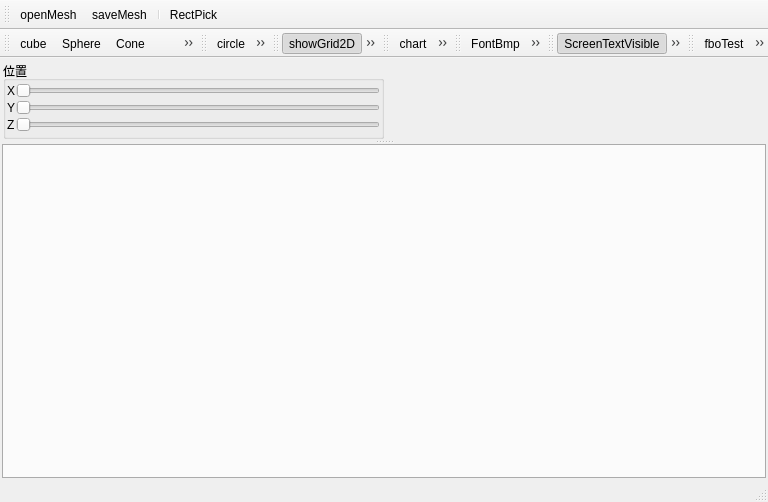
<?xml version="1.0" encoding="UTF-8"?>
<ui version="4.0">
 <class>MainWindow</class>
 <widget class="QMainWindow" name="MainWindow">
  <property name="geometry">
   <rect>
    <x>0</x>
    <y>0</y>
    <width>768</width>
    <height>502</height>
   </rect>
  </property>
  <property name="windowTitle">
   <string>EasyPlot</string>
  </property>
  <property name="windowIcon">
   <iconset resource="../qrc/easyPlotqrc.qrc">
    <normaloff>:/icon/opengl.svg</normaloff>:/icon/opengl.svg</iconset>
  </property>
  <widget class="QWidget" name="centralwidget">
   <layout class="QVBoxLayout" name="verticalLayout_3">
    <property name="spacing">
     <number>2</number>
    </property>
    <property name="leftMargin">
     <number>2</number>
    </property>
    <property name="topMargin">
     <number>2</number>
    </property>
    <property name="rightMargin">
     <number>2</number>
    </property>
    <property name="bottomMargin">
     <number>2</number>
    </property>
    <item>
     <widget class="QSplitter" name="splitter">
      <property name="orientation">
       <enum>Qt::Vertical</enum>
      </property>
      <widget class="QStackedWidget" name="stackedWidget">
       <property name="sizePolicy">
        <sizepolicy hsizetype="Preferred" vsizetype="Preferred">
         <horstretch>0</horstretch>
         <verstretch>0</verstretch>
        </sizepolicy>
       </property>
       <property name="minimumSize">
        <size>
         <width>0</width>
         <height>80</height>
        </size>
       </property>
       <property name="maximumSize">
        <size>
         <width>16777215</width>
         <height>60</height>
        </size>
       </property>
       <property name="currentIndex">
        <number>0</number>
       </property>
       <widget class="QWidget" name="page_3">
        <layout class="QHBoxLayout" name="horizontalLayout">
         <property name="spacing">
          <number>1</number>
         </property>
         <property name="leftMargin">
          <number>1</number>
         </property>
         <property name="topMargin">
          <number>1</number>
         </property>
         <property name="rightMargin">
          <number>1</number>
         </property>
         <property name="bottomMargin">
          <number>1</number>
         </property>
         <item>
          <widget class="QGroupBox" name="groupBox">
           <property name="title">
            <string>位置</string>
           </property>
           <layout class="QVBoxLayout" name="verticalLayout_4">
            <property name="spacing">
             <number>1</number>
            </property>
            <property name="leftMargin">
             <number>1</number>
            </property>
            <property name="topMargin">
             <number>1</number>
            </property>
            <property name="rightMargin">
             <number>1</number>
            </property>
            <property name="bottomMargin">
             <number>1</number>
            </property>
            <item>
             <layout class="QHBoxLayout" name="horizontalLayout_8">
              <item>
               <widget class="QLabel" name="label_3">
                <property name="text">
                 <string>X</string>
                </property>
               </widget>
              </item>
              <item>
               <widget class="QSlider" name="SliderX">
                <property name="orientation">
                 <enum>Qt::Horizontal</enum>
                </property>
               </widget>
              </item>
             </layout>
            </item>
            <item>
             <layout class="QHBoxLayout" name="horizontalLayout_7">
              <item>
               <widget class="QLabel" name="label_2">
                <property name="text">
                 <string>Y</string>
                </property>
               </widget>
              </item>
              <item>
               <widget class="QSlider" name="SliderY">
                <property name="orientation">
                 <enum>Qt::Horizontal</enum>
                </property>
               </widget>
              </item>
             </layout>
            </item>
            <item>
             <layout class="QHBoxLayout" name="horizontalLayout_6">
              <item>
               <widget class="QLabel" name="label">
                <property name="text">
                 <string>Z</string>
                </property>
               </widget>
              </item>
              <item>
               <widget class="QSlider" name="SliderZ">
                <property name="orientation">
                 <enum>Qt::Horizontal</enum>
                </property>
               </widget>
              </item>
             </layout>
            </item>
           </layout>
          </widget>
         </item>
         <item>
          <spacer name="horizontalSpacer">
           <property name="orientation">
            <enum>Qt::Horizontal</enum>
           </property>
           <property name="sizeHint" stdset="0">
            <size>
             <width>40</width>
             <height>20</height>
            </size>
           </property>
          </spacer>
         </item>
        </layout>
       </widget>
       <widget class="QWidget" name="page_4"/>
      </widget>
      <widget class="QTabWidget" name="tabWidget">
       <property name="layoutDirection">
        <enum>Qt::LeftToRight</enum>
       </property>
       <property name="tabPosition">
        <enum>QTabWidget::South</enum>
       </property>
       <property name="tabShape">
        <enum>QTabWidget::Rounded</enum>
       </property>
       <property name="currentIndex">
        <number>0</number>
       </property>
       <property name="elideMode">
        <enum>Qt::ElideLeft</enum>
       </property>
       <property name="tabBarAutoHide">
        <bool>true</bool>
       </property>
       <widget class="QWidget" name="tab_easyPlot">
        <attribute name="title">
         <string>easyPlot</string>
        </attribute>
        <layout class="QHBoxLayout" name="horizontalLayout_5">
         <property name="spacing">
          <number>1</number>
         </property>
         <property name="leftMargin">
          <number>1</number>
         </property>
         <property name="topMargin">
          <number>1</number>
         </property>
         <property name="rightMargin">
          <number>1</number>
         </property>
         <property name="bottomMargin">
          <number>1</number>
         </property>
        </layout>
       </widget>
      </widget>
     </widget>
    </item>
   </layout>
  </widget>
  <widget class="QMenuBar" name="menubar">
   <property name="geometry">
    <rect>
     <x>0</x>
     <y>0</y>
     <width>768</width>
     <height>23</height>
    </rect>
   </property>
  </widget>
  <widget class="QStatusBar" name="statusbar"/>
  <widget class="QToolBar" name="toolBar">
   <property name="windowTitle">
    <string>toolBar</string>
   </property>
   <attribute name="toolBarArea">
    <enum>TopToolBarArea</enum>
   </attribute>
   <attribute name="toolBarBreak">
    <bool>false</bool>
   </attribute>
   <addaction name="ActOpenMesh"/>
   <addaction name="ActsaveMesh"/>
   <addaction name="separator"/>
   <addaction name="ActRectPick"/>
  </widget>
  <widget class="QToolBar" name="toolBar_2">
   <property name="windowTitle">
    <string>toolBar_2</string>
   </property>
   <attribute name="toolBarArea">
    <enum>TopToolBarArea</enum>
   </attribute>
   <attribute name="toolBarBreak">
    <bool>true</bool>
   </attribute>
   <addaction name="ActCube"/>
   <addaction name="ActSphere"/>
   <addaction name="ActCone"/>
   <addaction name="Actcylinder"/>
  </widget>
  <widget class="QToolBar" name="toolBar_3">
   <property name="windowTitle">
    <string>toolBar_3</string>
   </property>
   <attribute name="toolBarArea">
    <enum>TopToolBarArea</enum>
   </attribute>
   <attribute name="toolBarBreak">
    <bool>false</bool>
   </attribute>
   <addaction name="ActCircle"/>
   <addaction name="ActLine"/>
   <addaction name="Acttraiangle"/>
   <addaction name="ActText"/>
  </widget>
  <widget class="QToolBar" name="toolBar_4">
   <property name="windowTitle">
    <string>toolBar_4</string>
   </property>
   <attribute name="toolBarArea">
    <enum>TopToolBarArea</enum>
   </attribute>
   <attribute name="toolBarBreak">
    <bool>false</bool>
   </attribute>
   <addaction name="ActshowGrid"/>
   <addaction name="ActshowGrid3d"/>
   <addaction name="ActShowAxis"/>
   <addaction name="Actaxis2d"/>
  </widget>
  <widget class="QToolBar" name="toolBar_5">
   <property name="windowTitle">
    <string>toolBar_5</string>
   </property>
   <attribute name="toolBarArea">
    <enum>TopToolBarArea</enum>
   </attribute>
   <attribute name="toolBarBreak">
    <bool>false</bool>
   </attribute>
   <addaction name="Actchart"/>
   <addaction name="ActBar"/>
  </widget>
  <widget class="QToolBar" name="toolBar_6">
   <property name="windowTitle">
    <string>toolBar_6</string>
   </property>
   <attribute name="toolBarArea">
    <enum>TopToolBarArea</enum>
   </attribute>
   <attribute name="toolBarBreak">
    <bool>false</bool>
   </attribute>
   <addaction name="ActFontBmp"/>
   <addaction name="ActFontSdf"/>
  </widget>
  <widget class="QToolBar" name="toolBar_7">
   <property name="windowTitle">
    <string>toolBar_7</string>
   </property>
   <attribute name="toolBarArea">
    <enum>TopToolBarArea</enum>
   </attribute>
   <attribute name="toolBarBreak">
    <bool>false</bool>
   </attribute>
   <addaction name="ActScreenTipVisible"/>
   <addaction name="ActScreenShot"/>
  </widget>
  <widget class="QToolBar" name="toolBar_8">
   <property name="windowTitle">
    <string>toolBar_8</string>
   </property>
   <attribute name="toolBarArea">
    <enum>TopToolBarArea</enum>
   </attribute>
   <attribute name="toolBarBreak">
    <bool>false</bool>
   </attribute>
   <addaction name="ActfboTest"/>
   <addaction name="ActComputeTest"/>
  </widget>
  <action name="ActCube">
   <property name="icon">
    <iconset resource="../qrc/easyPlotqrc.qrc">
     <normaloff>:/icon/cube.svg</normaloff>:/icon/cube.svg</iconset>
   </property>
   <property name="text">
    <string>cube</string>
   </property>
  </action>
  <action name="ActSphere">
   <property name="icon">
    <iconset resource="../qrc/easyPlotqrc.qrc">
     <normaloff>:/icon/sphere.svg</normaloff>:/icon/sphere.svg</iconset>
   </property>
   <property name="text">
    <string>Sphere</string>
   </property>
  </action>
  <action name="ActCone">
   <property name="icon">
    <iconset resource="../qrc/easyPlotqrc.qrc">
     <normaloff>:/icon/cone.svg</normaloff>:/icon/cone.svg</iconset>
   </property>
   <property name="text">
    <string>Cone</string>
   </property>
  </action>
  <action name="ActsaveMesh">
   <property name="icon">
    <iconset resource="../qrc/easyPlotqrc.qrc">
     <normaloff>:/icon/saveModel.svg</normaloff>:/icon/saveModel.svg</iconset>
   </property>
   <property name="text">
    <string>saveMesh</string>
   </property>
  </action>
  <action name="ActOpenMesh">
   <property name="icon">
    <iconset resource="../qrc/easyPlotqrc.qrc">
     <normaloff>:/icon/model.svg</normaloff>:/icon/model.svg</iconset>
   </property>
   <property name="text">
    <string>openMesh</string>
   </property>
  </action>
  <action name="ActCornerRect">
   <property name="checkable">
    <bool>true</bool>
   </property>
   <property name="checked">
    <bool>false</bool>
   </property>
   <property name="icon">
    <iconset resource="../qrc/easyPlotqrc.qrc">
     <normaloff>:/icon/cornerRect.svg</normaloff>:/icon/cornerRect.svg</iconset>
   </property>
   <property name="text">
    <string>rect</string>
   </property>
   <property name="toolTip">
    <string>diagonalRect</string>
   </property>
  </action>
  <action name="ActRectPick">
   <property name="checkable">
    <bool>true</bool>
   </property>
   <property name="icon">
    <iconset resource="../qrc/easyPlotqrc.qrc">
     <normaloff>:/icon/rectSelect.svg</normaloff>:/icon/rectSelect.svg</iconset>
   </property>
   <property name="text">
    <string>RectPick</string>
   </property>
  </action>
  <action name="ActCircle">
   <property name="checkable">
    <bool>true</bool>
   </property>
   <property name="icon">
    <iconset resource="../qrc/easyPlotqrc.qrc">
     <normaloff>:/icon/circle.svg</normaloff>:/icon/circle.svg</iconset>
   </property>
   <property name="text">
    <string>circle</string>
   </property>
  </action>
  <action name="ActLine">
   <property name="checkable">
    <bool>true</bool>
   </property>
   <property name="icon">
    <iconset resource="../qrc/easyPlotqrc.qrc">
     <normaloff>:/icon/line.svg</normaloff>:/icon/line.svg</iconset>
   </property>
   <property name="text">
    <string>line</string>
   </property>
  </action>
  <action name="Acttraiangle">
   <property name="checkable">
    <bool>true</bool>
   </property>
   <property name="icon">
    <iconset resource="../qrc/easyPlotqrc.qrc">
     <normaloff>:/icon/triangle.svg</normaloff>:/icon/triangle.svg</iconset>
   </property>
   <property name="text">
    <string>traiangle</string>
   </property>
  </action>
  <action name="Actcylinder">
   <property name="icon">
    <iconset resource="../qrc/easyPlotqrc.qrc">
     <normaloff>:/icon/cylinder2.svg</normaloff>:/icon/cylinder2.svg</iconset>
   </property>
   <property name="text">
    <string>cylinder</string>
   </property>
  </action>
  <action name="ActCenterRect">
   <property name="checkable">
    <bool>true</bool>
   </property>
   <property name="icon">
    <iconset resource="../qrc/easyPlotqrc.qrc">
     <normaloff>:/icon/rect.svg</normaloff>:/icon/rect.svg</iconset>
   </property>
   <property name="text">
    <string>CenterRect</string>
   </property>
  </action>
  <action name="Act2DFit">
   <property name="icon">
    <iconset resource="../qrc/easyPlotqrc.qrc">
     <normaloff>:/icon/fitView.svg</normaloff>:/icon/fitView.svg</iconset>
   </property>
   <property name="text">
    <string>2DFit</string>
   </property>
  </action>
  <action name="Act3DFit">
   <property name="icon">
    <iconset resource="../qrc/easyPlotqrc.qrc">
     <normaloff>:/icon/fit_view.svg</normaloff>:/icon/fit_view.svg</iconset>
   </property>
   <property name="text">
    <string>3DFit</string>
   </property>
  </action>
  <action name="ActshowGrid">
   <property name="checkable">
    <bool>true</bool>
   </property>
   <property name="checked">
    <bool>true</bool>
   </property>
   <property name="icon">
    <iconset resource="../qrc/easyPlotqrc.qrc">
     <normaloff>:/icon/showGrid.svg</normaloff>
     <normalon>:/icon/hideGrid.svg</normalon>:/icon/showGrid.svg</iconset>
   </property>
   <property name="text">
    <string>showGrid2D</string>
   </property>
  </action>
  <action name="ActshowGrid3d">
   <property name="checkable">
    <bool>true</bool>
   </property>
   <property name="checked">
    <bool>false</bool>
   </property>
   <property name="icon">
    <iconset resource="../qrc/easyPlotqrc.qrc">
     <normaloff>:/icon/showGrid.svg</normaloff>
     <normalon>:/icon/hideGrid.svg</normalon>:/icon/showGrid.svg</iconset>
   </property>
   <property name="text">
    <string>showGrid3D</string>
   </property>
   <property name="toolTip">
    <string>showGrid3D</string>
   </property>
  </action>
  <action name="ActShowAxis">
   <property name="checkable">
    <bool>true</bool>
   </property>
   <property name="icon">
    <iconset resource="../qrc/easyPlotqrc.qrc">
     <normaloff>:/icon/axis3d.svg</normaloff>:/icon/axis3d.svg</iconset>
   </property>
   <property name="text">
    <string>ShowAxis</string>
   </property>
   <property name="toolTip">
    <string>ShowAxis</string>
   </property>
  </action>
  <action name="Actcurve">
   <property name="icon">
    <iconset resource="../qrc/easyPlotqrc.qrc">
     <normaloff>:/icon/curve.svg</normaloff>:/icon/curve.svg</iconset>
   </property>
   <property name="text">
    <string>curve</string>
   </property>
  </action>
  <action name="Actchart">
   <property name="icon">
    <iconset resource="../qrc/easyPlotqrc.qrc">
     <normaloff>:/icon/chart.svg</normaloff>:/icon/chart.svg</iconset>
   </property>
   <property name="text">
    <string>chart</string>
   </property>
  </action>
  <action name="ActBar">
   <property name="icon">
    <iconset resource="../qrc/easyPlotqrc.qrc">
     <normaloff>:/icon/bar.svg</normaloff>:/icon/bar.svg</iconset>
   </property>
   <property name="text">
    <string>bar</string>
   </property>
  </action>
  <action name="ActFontBmp">
   <property name="icon">
    <iconset resource="../qrc/easyPlotqrc.qrc">
     <normaloff>:/icon/font.svg</normaloff>:/icon/font.svg</iconset>
   </property>
   <property name="text">
    <string>FontBmp</string>
   </property>
   <property name="toolTip">
    <string>FontBmp</string>
   </property>
  </action>
  <action name="ActFontSdf">
   <property name="icon">
    <iconset resource="../qrc/easyPlotqrc.qrc">
     <normaloff>:/icon/sdf.svg</normaloff>:/icon/sdf.svg</iconset>
   </property>
   <property name="text">
    <string>FontSdf</string>
   </property>
   <property name="toolTip">
    <string>FontSdf</string>
   </property>
  </action>
  <action name="ActText">
   <property name="icon">
    <iconset resource="../qrc/easyPlotqrc.qrc">
     <normaloff>:/icon/text.svg</normaloff>:/icon/text.svg</iconset>
   </property>
   <property name="text">
    <string>text</string>
   </property>
  </action>
  <action name="ActScreenTipVisible">
   <property name="checkable">
    <bool>true</bool>
   </property>
   <property name="checked">
    <bool>true</bool>
   </property>
   <property name="icon">
    <iconset resource="../qrc/easyPlotqrc.qrc">
     <normaloff>:/icon/visible.svg</normaloff>
     <normalon>:/icon/invisible.svg</normalon>:/icon/visible.svg</iconset>
   </property>
   <property name="text">
    <string>ScreenTextVisible</string>
   </property>
  </action>
  <action name="ActScreenShot">
   <property name="icon">
    <iconset resource="../qrc/easyPlotqrc.qrc">
     <normaloff>:/icon/screen_shot.svg</normaloff>:/icon/screen_shot.svg</iconset>
   </property>
   <property name="text">
    <string>screenshot</string>
   </property>
  </action>
  <action name="Actaxis2d">
   <property name="icon">
    <iconset resource="../qrc/easyPlotqrc.qrc">
     <normaloff>:/icon/axis2d.svg</normaloff>:/icon/axis2d.svg</iconset>
   </property>
   <property name="text">
    <string>axis2d</string>
   </property>
  </action>
  <action name="ActfboTest">
   <property name="icon">
    <iconset resource="../qrc/easyPlotqrc.qrc">
     <normaloff>:/icon/test.svg</normaloff>:/icon/test.svg</iconset>
   </property>
   <property name="text">
    <string>fboTest</string>
   </property>
  </action>
  <action name="ActWaveSin">
   <property name="icon">
    <iconset resource="../qrc/easyPlotqrc.qrc">
     <normaloff>:/icon/sine_wave.svg</normaloff>:/icon/sine_wave.svg</iconset>
   </property>
   <property name="text">
    <string>wave_sin</string>
   </property>
  </action>
  <action name="ActWaveSquare">
   <property name="icon">
    <iconset resource="../qrc/easyPlotqrc.qrc">
     <normaloff>:/icon/square_wave.svg</normaloff>:/icon/square_wave.svg</iconset>
   </property>
   <property name="text">
    <string>waveSquare</string>
   </property>
  </action>
  <action name="ActWaveTri">
   <property name="icon">
    <iconset resource="../qrc/easyPlotqrc.qrc">
     <normaloff>:/icon/triangle_wave.svg</normaloff>:/icon/triangle_wave.svg</iconset>
   </property>
   <property name="text">
    <string>waveTriangle</string>
   </property>
  </action>
  <action name="ActComputeTest">
   <property name="icon">
    <iconset resource="../qrc/easyPlotqrc.qrc">
     <normaloff>:/icon/parallel_compute.svg</normaloff>:/icon/parallel_compute.svg</iconset>
   </property>
   <property name="text">
    <string>compute</string>
   </property>
  </action>
 </widget>
 <resources>
  <include location="../qrc/easyPlotqrc.qrc"/>
 </resources>
 <connections/>
</ui>
